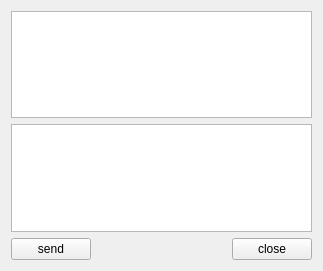
<?xml version="1.0" encoding="UTF-8"?>
<ui version="4.0">
 <class>ServerWidget</class>
 <widget class="QWidget" name="ServerWidget">
  <property name="geometry">
   <rect>
    <x>0</x>
    <y>0</y>
    <width>323</width>
    <height>271</height>
   </rect>
  </property>
  <property name="windowTitle">
   <string>ServerWidget</string>
  </property>
  <layout class="QGridLayout" name="gridLayout">
   <item row="0" column="0" colspan="3">
    <widget class="QTextEdit" name="textEditRead">
     <property name="readOnly">
      <bool>true</bool>
     </property>
    </widget>
   </item>
   <item row="1" column="0" colspan="3">
    <widget class="QTextEdit" name="textEditWrite"/>
   </item>
   <item row="2" column="0">
    <widget class="QPushButton" name="buttonSend">
     <property name="text">
      <string>send</string>
     </property>
    </widget>
   </item>
   <item row="2" column="1">
    <spacer name="horizontalSpacer">
     <property name="orientation">
      <enum>Qt::Horizontal</enum>
     </property>
     <property name="sizeHint" stdset="0">
      <size>
       <width>328</width>
       <height>20</height>
      </size>
     </property>
    </spacer>
   </item>
   <item row="2" column="2">
    <widget class="QPushButton" name="buttonClose">
     <property name="text">
      <string>close</string>
     </property>
    </widget>
   </item>
  </layout>
 </widget>
 <layoutdefault spacing="6" margin="11"/>
 <resources/>
 <connections/>
</ui>
